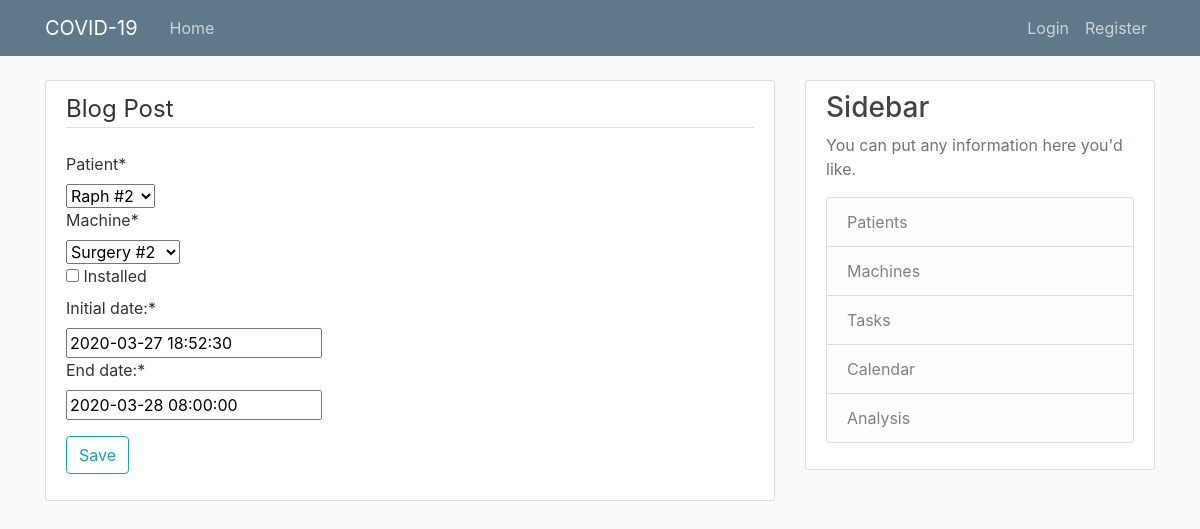
The page /manager/assignment_task/2/update/ (signed in) on the database its author committed.
### manager/models.py (models this page shows, shortened)
class AssignmetTask(models.Model):
    date = models.DateTimeField('Task by:', default=timezone.now)
    bool_completed = models.BooleanField(default=False)
    patient = models.ForeignKey(Patient, on_delete=models.CASCADE, related_name='machine_assignments')
    machine = models.ForeignKey(Machine, on_delete=models.CASCADE, related_name='machine_assignments')
    start_date = models.DateTimeField('initial date:', default=timezone.now)
    end_date = models.DateTimeField('end date:', default=timezone.now)
    bool_install = models.BooleanField('installed', default=False)

### manager/views.py (the view, shortened to what this page needs)
# urls.py: path('assignment_task/<int:pk>/update/', views.assignment_task_update.as_view(), name='assignment_task-update'),
class assignment_task_update(LoginRequiredMixin, UpdateView):
    model = AssignmetTask
    template_name = 'generic_form.html'
    fields = ['patient', 'machine', 'bool_install', 'start_date', 'end_date']

### manager/models.py (called while the page is built)
    def __str__(self):
    	return self.name + ' #' + str(self.pk)

    def __str__(self):
    	return self.model.name + ' #' + str(self.pk)

### manager/templates/generic_form.html (shortened to what this page needs)
{% extends "base.html" %}
{% load crispy_forms_tags %}
{% block content %}
    <div class="content-section">
        <form method="POST">
            <fieldset class="form-group">
                <legend class="border-bottom mb-4">Blog Post</legend>
                {{ form|crispy }}
            </fieldset>
            <div class="form-group">
                <button class="btn btn-outline-info" type="submit">Save</button>
            </div>
        </form>
    </div>
{% endblock content %}

### manager/static/main.css (style rules this page uses)
body { background: #fafafa; color: #333333; margin-top: 5rem; }
.content-section { background: #ffffff; padding: 10px 20px; border: 1px solid #dddddd; border-radius: 3px; margin-bottom: 20px; }

### rows shown on the page
AssignmetTask: patient "Raph #2", machine "Surgery #2", start_date "2020-03-27 18:52:30", end_date "2020-03-28 08:00:00"
